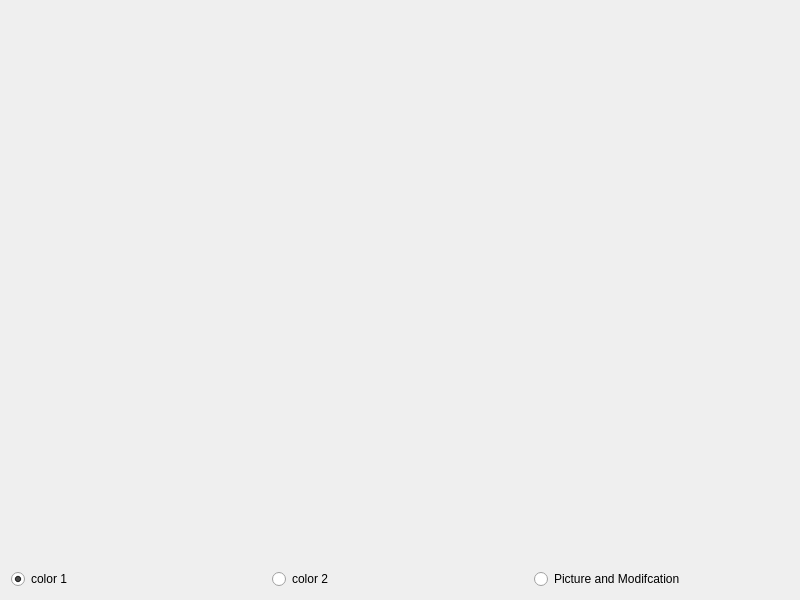
<?xml version="1.0" encoding="UTF-8"?>
<ui version="4.0">
 <class>Dialog</class>
 <widget class="QDialog" name="Dialog">
  <property name="geometry">
   <rect>
    <x>0</x>
    <y>0</y>
    <width>800</width>
    <height>600</height>
   </rect>
  </property>
  <property name="windowTitle">
   <string>Dialog</string>
  </property>
  <layout class="QVBoxLayout" name="verticalLayout_3">
   <item>
    <widget class="QStackedWidget" name="stackedWidget">
     <widget class="QWidget" name="page">
      <layout class="QGridLayout" name="gridLayout_2">
       <item row="0" column="0">
        <layout class="QVBoxLayout" name="verticalLayout">
         <item>
          <widget class="QLabel" name="colorTab">
           <property name="text">
            <string/>
           </property>
          </widget>
         </item>
        </layout>
       </item>
      </layout>
     </widget>
     <widget class="QWidget" name="page_2">
      <layout class="QGridLayout" name="gridLayout">
       <item row="0" column="0">
        <layout class="QVBoxLayout" name="verticalLayout_2">
         <item>
          <widget class="QLabel" name="pictureTab">
           <property name="text">
            <string/>
           </property>
          </widget>
         </item>
        </layout>
       </item>
      </layout>
     </widget>
    </widget>
   </item>
   <item>
    <layout class="QHBoxLayout" name="horizontalLayout">
     <item>
      <widget class="QRadioButton" name="colorOne">
       <property name="text">
        <string>color 1</string>
       </property>
       <property name="checked">
        <bool>true</bool>
       </property>
      </widget>
     </item>
     <item>
      <widget class="QRadioButton" name="colorTwo">
       <property name="text">
        <string>color 2</string>
       </property>
      </widget>
     </item>
     <item>
      <widget class="QRadioButton" name="pictureButton">
       <property name="text">
        <string>Picture and Modifcation</string>
       </property>
      </widget>
     </item>
    </layout>
   </item>
  </layout>
 </widget>
 <resources/>
 <connections/>
</ui>
